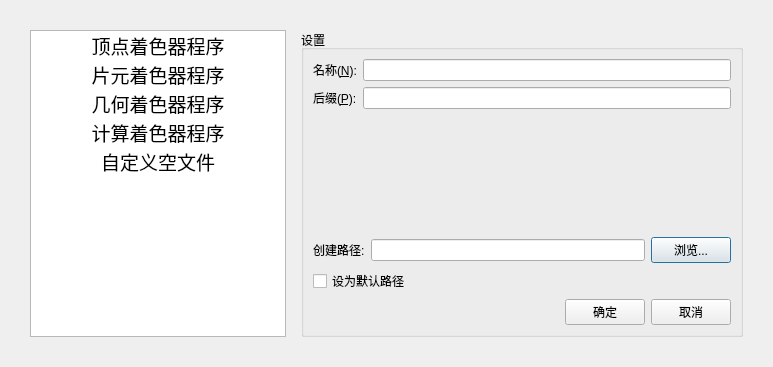
<?xml version="1.0" encoding="UTF-8"?>
<ui version="4.0">
 <class>TemplateDialog</class>
 <widget class="QDialog" name="TemplateDialog">
  <property name="geometry">
   <rect>
    <x>0</x>
    <y>0</y>
    <width>773</width>
    <height>367</height>
   </rect>
  </property>
  <property name="windowTitle">
   <string>Dialog</string>
  </property>
  <layout class="QHBoxLayout" name="horizontalLayout_2">
   <property name="spacing">
    <number>15</number>
   </property>
   <property name="leftMargin">
    <number>30</number>
   </property>
   <property name="topMargin">
    <number>30</number>
   </property>
   <property name="rightMargin">
    <number>30</number>
   </property>
   <property name="bottomMargin">
    <number>30</number>
   </property>
   <item>
    <widget class="QListWidget" name="listWidget">
     <property name="sizePolicy">
      <sizepolicy hsizetype="Fixed" vsizetype="Expanding">
       <horstretch>0</horstretch>
       <verstretch>0</verstretch>
      </sizepolicy>
     </property>
     <item>
      <property name="text">
       <string>顶点着色器程序</string>
      </property>
      <property name="font">
       <font>
        <family>幼圆</family>
        <pointsize>14</pointsize>
       </font>
      </property>
      <property name="textAlignment">
       <set>AlignCenter</set>
      </property>
      <property name="icon">
       <iconset>
        <activeon>:/icons/Blender.png</activeon>
       </iconset>
      </property>
     </item>
     <item>
      <property name="text">
       <string>片元着色器程序</string>
      </property>
      <property name="font">
       <font>
        <family>幼圆</family>
        <pointsize>14</pointsize>
       </font>
      </property>
      <property name="textAlignment">
       <set>AlignCenter</set>
      </property>
      <property name="icon">
       <iconset>
        <activeon>:/icons/highlight.png</activeon>
       </iconset>
      </property>
     </item>
     <item>
      <property name="text">
       <string>几何着色器程序</string>
      </property>
      <property name="font">
       <font>
        <family>幼圆</family>
        <pointsize>14</pointsize>
       </font>
      </property>
      <property name="textAlignment">
       <set>AlignCenter</set>
      </property>
      <property name="icon">
       <iconset>
        <activeon>:/icons/selectall.png</activeon>
       </iconset>
      </property>
     </item>
     <item>
      <property name="text">
       <string>计算着色器程序</string>
      </property>
      <property name="font">
       <font>
        <family>幼圆</family>
        <pointsize>14</pointsize>
       </font>
      </property>
      <property name="textAlignment">
       <set>AlignCenter</set>
      </property>
      <property name="icon">
       <iconset>
        <activeon>:/icons/theme.png</activeon>
       </iconset>
      </property>
     </item>
     <item>
      <property name="text">
       <string>自定义空文件</string>
      </property>
      <property name="font">
       <font>
        <family>幼圆</family>
        <pointsize>14</pointsize>
       </font>
      </property>
      <property name="textAlignment">
       <set>AlignCenter</set>
      </property>
      <property name="icon">
       <iconset>
        <activeoff>:/icons/instruction.png</activeoff>
       </iconset>
      </property>
     </item>
    </widget>
   </item>
   <item>
    <widget class="QGroupBox" name="groupBox">
     <property name="title">
      <string>设置</string>
     </property>
     <layout class="QGridLayout" name="gridLayout">
      <item row="1" column="0" colspan="3">
       <layout class="QHBoxLayout" name="horizontalLayout">
        <item>
         <widget class="QLabel" name="label">
          <property name="text">
           <string>创建路径:</string>
          </property>
         </widget>
        </item>
        <item>
         <widget class="QLineEdit" name="lineEdit"/>
        </item>
        <item>
         <widget class="QPushButton" name="pushButton">
          <property name="text">
           <string>浏览...</string>
          </property>
         </widget>
        </item>
       </layout>
      </item>
      <item row="2" column="0">
       <widget class="QCheckBox" name="checkBox">
        <property name="text">
         <string>设为默认路径</string>
        </property>
       </widget>
      </item>
      <item row="3" column="1">
       <widget class="QPushButton" name="pushButton_2">
        <property name="sizePolicy">
         <sizepolicy hsizetype="Fixed" vsizetype="Preferred">
          <horstretch>0</horstretch>
          <verstretch>0</verstretch>
         </sizepolicy>
        </property>
        <property name="text">
         <string>确定</string>
        </property>
       </widget>
      </item>
      <item row="3" column="2">
       <widget class="QPushButton" name="pushButton_3">
        <property name="sizePolicy">
         <sizepolicy hsizetype="Fixed" vsizetype="Fixed">
          <horstretch>0</horstretch>
          <verstretch>0</verstretch>
         </sizepolicy>
        </property>
        <property name="text">
         <string>取消</string>
        </property>
       </widget>
      </item>
      <item row="0" column="0" colspan="3">
       <layout class="QFormLayout" name="formLayout">
        <property name="fieldGrowthPolicy">
         <enum>QFormLayout::ExpandingFieldsGrow</enum>
        </property>
        <item row="0" column="0">
         <widget class="QLabel" name="nLabel">
          <property name="text">
           <string>名称(&amp;N):</string>
          </property>
          <property name="buddy">
           <cstring>nLineEdit</cstring>
          </property>
         </widget>
        </item>
        <item row="0" column="1">
         <widget class="QLineEdit" name="nLineEdit"/>
        </item>
        <item row="1" column="0">
         <widget class="QLabel" name="pLabel">
          <property name="text">
           <string>后缀(&amp;P):</string>
          </property>
          <property name="buddy">
           <cstring>pLineEdit</cstring>
          </property>
         </widget>
        </item>
        <item row="1" column="1">
         <widget class="QLineEdit" name="pLineEdit"/>
        </item>
       </layout>
      </item>
     </layout>
    </widget>
   </item>
  </layout>
 </widget>
 <resources/>
 <connections/>
</ui>
